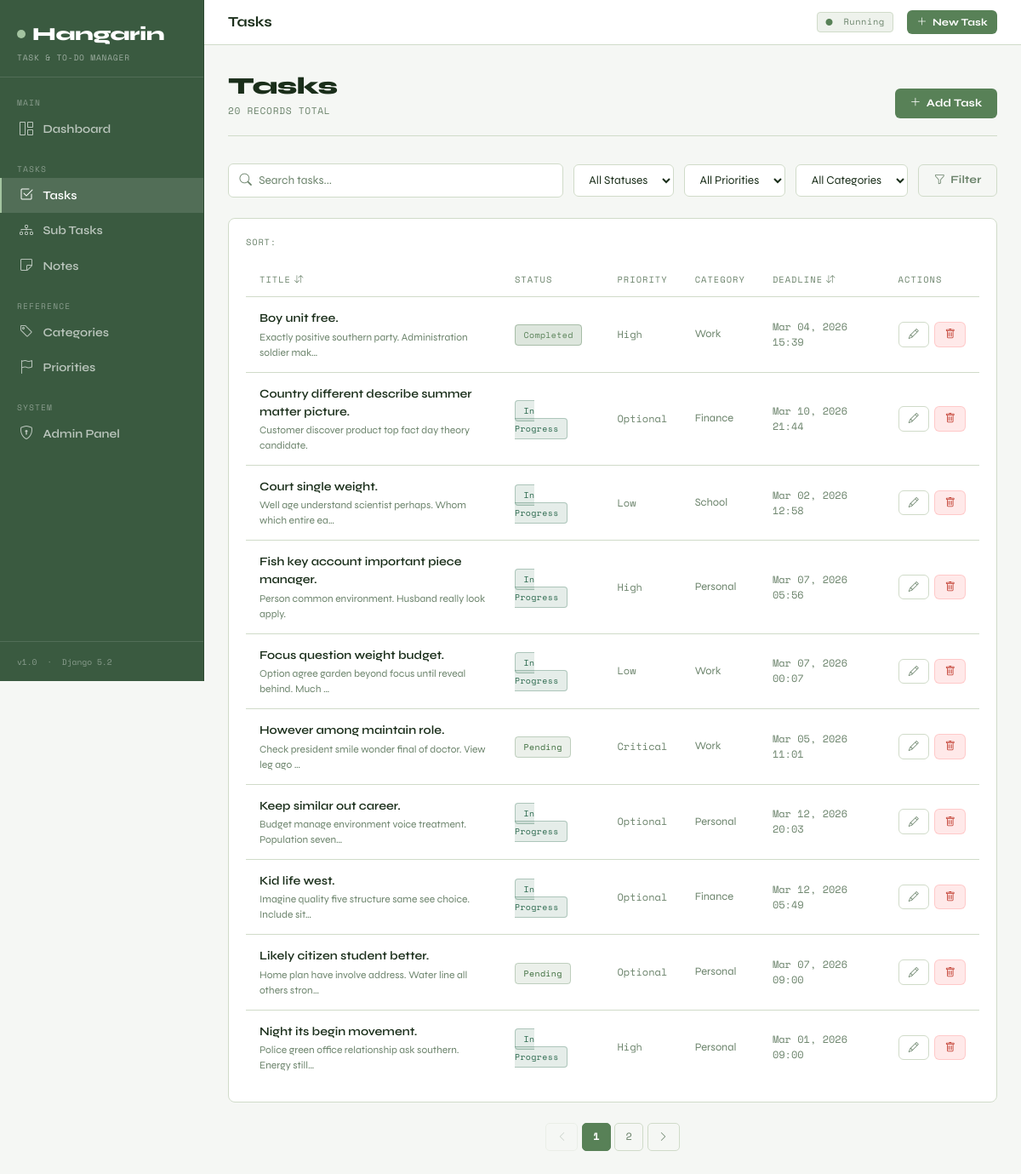
Page /tasks/?sort=title on the committed database.
### taskapp/models.py (models this page shows, shortened)
class BaseModel(models.Model):
    created_at = models.DateTimeField(auto_now_add=True)
    updated_at = models.DateTimeField(auto_now=True)
    class Meta:
        abstract = True

class Task(BaseModel):
    STATUS_CHOICES = [
        ("Pending", "Pending"),
        ("In Progress", "In Progress"),
        ("Completed", "Completed"),
    ]
    title = models.CharField(max_length=255)
    description = models.TextField(blank=True, null=True)
    deadline = models.DateTimeField(blank=True, null=True)
    status = models.CharField(
        max_length=50,
        choices=STATUS_CHOICES,
        default="Pending",
    )
    category = models.ForeignKey(
        Category,
        on_delete=models.SET_NULL,
        null=True,
        blank=True,
        related_name="tasks",
    )
    priority = models.ForeignKey(
        Priority,
        on_delete=models.SET_NULL,
        null=True,
        blank=True,
        related_name="tasks",
    )
    class Meta:
        verbose_name = "Task"
        verbose_name_plural = "Tasks"
        ordering = ["-created_at"]

class Priority(BaseModel):
    name = models.CharField(max_length=100)
    class Meta:
        verbose_name = "Priority"
        verbose_name_plural = "Priorities"
        ordering = ["name"]
    def __str__(self):
        return self.name

class Category(BaseModel):
    name = models.CharField(max_length=100)
    class Meta:
        verbose_name = "Category"
        verbose_name_plural = "Categories"
        ordering = ["name"]
    def __str__(self):
        return self.name

### taskapp/views.py (the view)
# urls.py: path("tasks/", views.TaskListView.as_view(), name="task-list"),
class TaskListView(ListView):
    model = Task
    template_name = "taskapp/task_list.html"
    context_object_name = "tasks"
    paginate_by = 10
    def get_queryset(self):
        qs = Task.objects.select_related("priority", "category").all()
        q = self.request.GET.get("q", "").strip()
        status = self.request.GET.get("status", "")
        priority = self.request.GET.get("priority", "")
        category = self.request.GET.get("category", "")
        sort = self.request.GET.get("sort", "-created_at")
        if q:
            qs = qs.filter(Q(title__icontains=q) | Q(description__icontains=q))
        if status:
            qs = qs.filter(status=status)
        if priority:
            qs = qs.filter(priority__id=priority)
        if category:
            qs = qs.filter(category__id=category)
        allowed = ["title", "-title", "deadline", "-deadline", "status", "-status", "created_at", "-created_at"]
        if sort in allowed:
            qs = qs.order_by(sort)
        return qs
    def get_context_data(self, **kwargs):
        ctx = super().get_context_data(**kwargs)
        ctx["q"] = self.request.GET.get("q", "")
        ctx["current_status"] = self.request.GET.get("status", "")
        ctx["current_priority"] = self.request.GET.get("priority", "")
        ctx["current_category"] = self.request.GET.get("category", "")
        ctx["current_sort"] = self.request.GET.get("sort", "-created_at")
        ctx["priorities"] = Priority.objects.all()
        ctx["categories"] = Category.objects.all()
        ctx["status_choices"] = Task.STATUS_CHOICES
        return ctx

### templates/taskapp/task_list.html (shortened to what this page needs)
{% extends "base.html" %}
{% block topbar_title %}Tasks{% endblock %}
{% block content %}
<div class="page-header fade-up">
  <div>
    <h1>Tasks</h1>
    <div class="sub">{{ page_obj.paginator.count }} record{{ page_obj.paginator.count|pluralize }} total</div>
  </div>
  <a href="{% url 'task-add' %}" class="btn-hng btn-hng-primary">
    <i class="bi bi-plus-lg"></i> Add Task
  </a>
</div>
<form method="get" class="search-bar fade-up">
  <div class="search-input-wrap">
    <i class="bi bi-search"></i>
    <input type="text" name="q" value="{{ q }}" placeholder="Search tasks..." class="hng-input" />
  </div>
  <select name="status" class="hng-select">
    <option value="">All Statuses</option>
  </select>
  <select name="priority" class="hng-select">
    <option value="">All Priorities</option>
  </select>
  <select name="category" class="hng-select">
    <option value="">All Categories</option>
  </select>
  <button type="submit" class="btn-hng btn-hng-ghost">
    <i class="bi bi-funnel"></i> Filter
  </button>
</form>
<div class="hng-card fade-up">
  <div style="display:flex;gap:1rem;margin-bottom:1rem;flex-wrap:wrap;">
    <span style="font-family:var(--font-mono);font-size:.65rem;color:var(--muted);letter-spacing:.08em;text-transform:uppercase;align-self:center;">Sort:</span>
  </div>
  <table class="hng-table">
    <thead>
      <tr>
        <th><a href="?{% for k, v in request.GET.items %}{% if k != 'sort' %}{{ k }}={{ v }}&{% endif %}{% endfor %}sort=title">Title <i class="bi bi-arrow-down-up"></i></a></th>
        <th>Status</th>
        <th>Priority</th>
        <th>Category</th>
        <th><a href="?{% for k, v in request.GET.items %}{% if k != 'sort' %}{{ k }}={{ v }}&{% endif %}{% endfor %}sort=deadline">Deadline <i class="bi bi-arrow-down-up"></i></a></th>
        <th>Actions</th>
      </tr>
    </thead>
    <tbody>
      {% for task in tasks %}
      <tr>
        <td>
          <div style="font-weight:600;max-width:300px;">{{ task.title|truncatechars:55 }}</div>
          {% if task.description %}
          <div style="font-size:.75rem;color:var(--muted);margin-top:.15rem;">{{ task.description|truncatechars:60 }}</div>
          {% endif %}
        </td>
        <td>
          <span class="badge-status
            {% if task.status == 'Completed' %}badge-completed
            {% elif task.status == 'In Progress' %}badge-inprogress
            {% else %}badge-pending{% endif %}">
            {{ task.status }}
          </span>
        </td>
        <td style="font-family:var(--font-mono);font-size:.75rem;color:var(--muted);">
          {{ task.priority|default:"—" }}
        </td>
        <td style="font-size:.8rem;color:var(--muted);">{{ task.category|default:"—" }}</td>
        <td style="font-family:var(--font-mono);font-size:.75rem;color:var(--muted);">
          {% if task.deadline %}{{ task.deadline|date:"M d, Y H:i" }}{% else %}—{% endif %}
        </td>
        <td>
          <div style="display:flex;gap:.4rem;">
            <a href="{% url 'task-edit' task.pk %}" class="btn-hng btn-hng-ghost btn-hng-sm">
              <i class="bi bi-pencil"></i>
            </a>
            <a href="{% url 'task-delete' task.pk %}" class="btn-hng btn-hng-danger btn-hng-sm">
              <i class="bi bi-trash"></i>
            </a>
          </div>
        </td>
      </tr>
      {% endfor %}
    </tbody>
  </table>
</div>
{% include "includes/pagination.html" %}
{% endblock %}

### templates/base.html (style rules this page uses)
:root { --bg: #f5f7f4; --bg2: #ffffff; --bg3: #eef2ec; --border: #d0dbc9; --accent: #588157; --accent2: #3a6b3a; --accent3: #c0392b; --text: #1a2e1a; --muted: #6b836b; --sidebar: 240px; --font-ui: 'Syne', sans-serif; --font-mono:'Space Mono', monospace; }
* { box-sizing: border-box; }
body { margin: 0; background: var(--bg); color: var(--text); font-family: var(--font-ui); min-height: 100vh; display: flex; }
.page-header { display: flex; align-items: flex-end; justify-content: space-between; margin-bottom: 2rem; padding-bottom: 1.25rem; border-bottom: 1px solid var(--border); }
.page-header h1 { font-size: 1.75rem; font-weight: 800; margin: 0; letter-spacing: -.02em; }
.page-header .sub { font-family: var(--font-mono); font-size: .7rem; color: var(--muted); margin-top: .25rem; letter-spacing: .06em; text-transform: uppercase; }
.hng-card { background: var(--bg2); border: 1px solid var(--border); border-radius: 8px; padding: 1.25rem; }
.hng-table { width: 100%; border-collapse: collapse; font-size: .875rem; }
.hng-table thead th { font-family: var(--font-mono); font-size: .65rem; letter-spacing: .1em; text-transform: uppercase; color: var(--muted); padding: .75rem 1rem; border-bottom: 1px solid var(--border); font-weight: 400; white-space: nowrap; }
.hng-table thead th a { color: var(--muted); text-decoration: none; display: flex; align-items: center; gap: .25rem; }
.hng-table tbody td { padding: .875rem 1rem; border-bottom: 1px solid var(--border); vertical-align: middle; }
.hng-table tbody tr:last-child td { border-bottom: none; }
.badge-status { font-family: var(--font-mono); font-size: .62rem; padding: .25rem .6rem; border-radius: 4px; letter-spacing: .04em; font-weight: 400; }
.badge-pending { background: rgba(88,129,87,.12); color: #3a6b3a; border: 1px solid rgba(88,129,87,.3); }
.badge-inprogress { background: rgba(45,106,79,.12); color: #2d6a4f; border: 1px solid rgba(45,106,79,.3); }
.badge-completed { background: rgba(88,129,87,.20); color: #588157; border: 1px solid rgba(88,129,87,.4); }
.btn-hng { font-family: var(--font-ui); font-weight: 700; font-size: .8rem; border: none; padding: .5rem 1.1rem; border-radius: 6px; cursor: pointer; transition: all .15s; text-decoration: none; display: inline-flex; align-items: center; gap: .4rem; letter-spacing: .01em; }
.btn-hng-primary { background: var(--accent); color: #ffffff; }
.btn-hng-ghost { background: transparent; color: var(--muted); border: 1px solid var(--border); }
.btn-hng-danger { background: rgba(255,107,107,.15); color: var(--accent3); border: 1px solid rgba(255,107,107,.25); }
.btn-hng-sm { padding: .3rem .7rem; font-size: .75rem; }
.search-bar { display: flex; gap: .75rem; align-items: center; flex-wrap: wrap; margin-bottom: 1.5rem; }
.search-input-wrap { position: relative; flex: 1; min-width: 200px; }
.search-input-wrap i { position: absolute; left: .85rem; top: 50%; transform: translateY(-50%); color: var(--muted); font-size: .9rem; }
.hng-input { background: var(--bg2); border: 1px solid var(--border); color: var(--text); padding: .55rem .85rem .55rem 2.2rem; border-radius: 6px; font-family: var(--font-ui); font-size: .85rem; width: 100%; outline: none; transition: border-color .15s; }
.hng-input::placeholder { color: var(--muted); }
.hng-select { background: var(--bg2); border: 1px solid var(--border); color: var(--text); padding: .55rem .85rem; border-radius: 6px; font-family: var(--font-ui); font-size: .85rem; outline: none; cursor: pointer; transition: border-color .15s; }
.hng-select option { background: var(--bg2); color: var(--text); }
.fade-up { animation: fadeUp .3s ease both; }

### rows in the picture
Task: title "Boy unit free.", description "Exactly positive southern party. Administration soldier mak…", status "Completed", priority "High", category "Work", deadline "Mar 04, 2026 15:39"
Task: title "Country different describe summer matter picture.", description "Customer discover product top fact day theory candidate.", status "In Progress", priority "Optional", category "Finance", deadline "Mar 10, 2026 21:44"
Task: title "Court single weight.", description "Well age understand scientist perhaps. Whom which entire ea…", status "In Progress", priority "Low", category "School", deadline "Mar 02, 2026 12:58"
Task: title "Fish key account important piece manager.", description "Person common environment. Husband really look apply.", status "In Progress", priority "High", category "Personal", deadline "Mar 07, 2026 05:56"
Task: title "Focus question weight budget.", description "Option agree garden beyond focus until reveal behind. Much …", status "In Progress", priority "Low", category "Work", deadline "Mar 07, 2026 00:07"
Task: title "However among maintain role.", description "Check president smile wonder final of doctor. View leg ago …", status "Pending", priority "Critical", category "Work", deadline "Mar 05, 2026 11:01"
Task: title "Keep similar out career.", description "Budget manage environment voice treatment. Population seven…", status "In Progress", priority "Optional", category "Personal", deadline "Mar 12, 2026 20:03"
Task: title "Kid life west.", description "Imagine quality five structure same see choice. Include sit…", status "In Progress", priority "Optional", category "Finance", deadline "Mar 12, 2026 05:49"
Task: title "Likely citizen student better.", description "Home plan have involve address. Water line all others stron…", status "Pending", priority "Optional", category "Personal", deadline "Mar 07, 2026 09:00"
Task: title "Night its begin movement.", description "Police green office relationship ask southern. Energy still…", status "In Progress", priority "High", category "Personal", deadline "Mar 01, 2026 09:00"

### other values in the picture
{{ page_obj.paginator.count }} "20"
{{ num }} "1"
{{ num }} "2"
